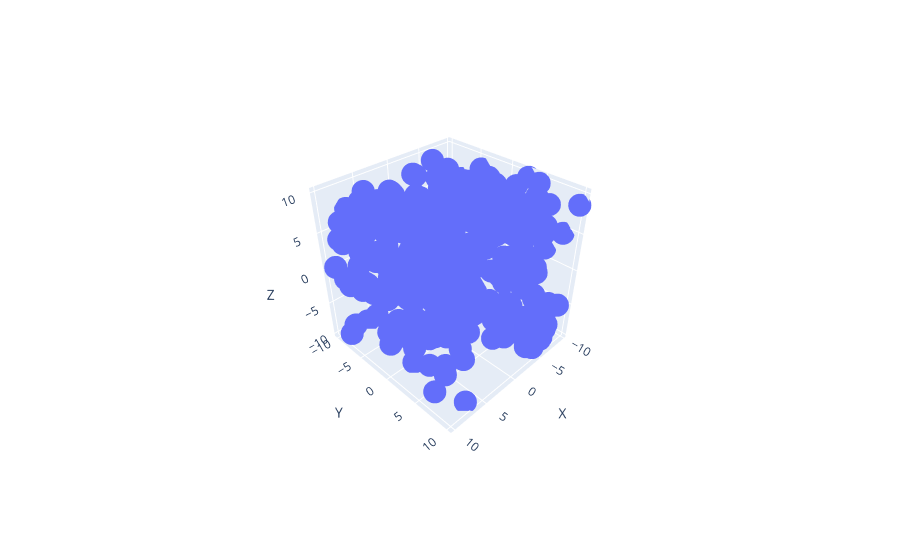

The cell this chart's notebook holds for it:
### Markdown cell above
<h3>1. Using the given dataset, to generate a 3D scatter plot to visualize the distribution of data points in a three dimensional space.

### Code cell
#import all the neccessary libraries
import numpy as np
import pandas as pd
import plotly.graph_objects as go
import plotly.express as px

#given datafframe in question
np.random.seed(30)
data = {
    'X': np.random.uniform(-10, 10, 300),
    'Y': np.random.uniform(-10, 10, 300),
    'Z': np.random.uniform(-10, 10, 300)
}
df = pd.DataFrame(data)

#make a page
fig = px.scatter_3d(df, x='X', y='Y', z='Z')

# Show the plot
fig.show()

### Figure 1 — Plotly figure (JSON) as saved in the notebook; plotly's stock layout.template omitted (floating-point values rounded to 4 significant figures; data arrays with more than 128 entries replaced by an {"elided": "..."} marker saying what was removed)
{"data": [{"hovertemplate": "X=%{x}<br>Y=%{y}<br>Z=%{z}<extra></extra>", "legendgroup": "", "marker": {"color": "#636efa", "symbol": "circle"}, "mode": "markers", "name": "", "scene": "scene", "showlegend": false, "type": "scatter3d", "x": {"elided": "300 float values"}, "y": {"elided": "300 float values"}, "z": {"elided": "300 float values"}}], "layout": {"autosize": true, "legend": {"tracegroupgap": 0}, "margin": {"t": 60}, "scene": {"aspectmode": "auto", "aspectratio": {"x": 0.9933, "y": 1.007, "z": 0.9996}, "camera": {"center": {"x": 0, "y": 0, "z": 0}, "eye": {"x": 1.632, "y": 1.632, "z": 1.632}, "projection": {"type": "perspective"}, "up": {"x": 0, "y": 0, "z": 1}}, "domain": {"x": [0, 1], "y": [0, 1]}, "xaxis": {"title": {"text": "X"}, "type": "linear"}, "yaxis": {"title": {"text": "Y"}, "type": "linear"}, "zaxis": {"title": {"text": "Z"}, "type": "linear"}}}}
